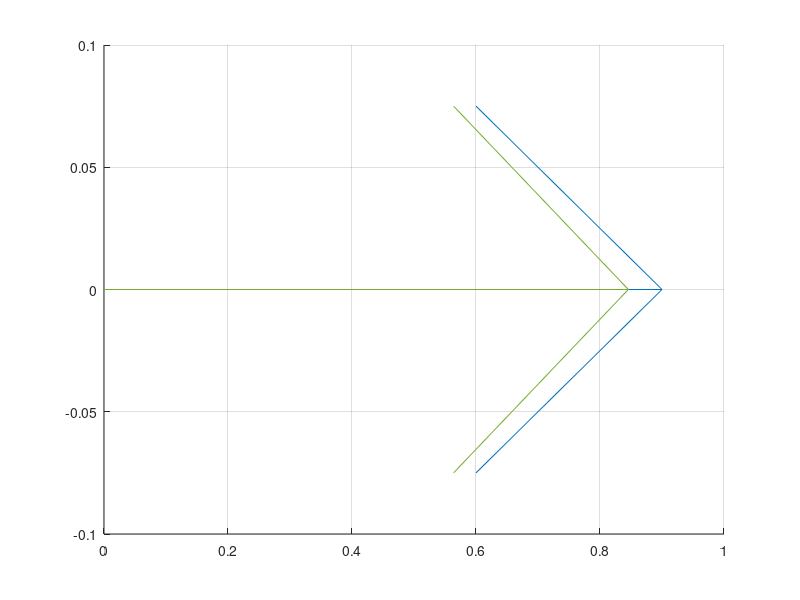

Recreate this plot in MATLAB.
clear; clc; close all;

rot = [0 -0.349029 0];
rad2deg(rot)
fwd = [1 0 0];
dir = [0.939705 0 0.341986];
force = [9397.05 0 3419.86];

rotang = acos(dot(fwd,dir)/(norm(fwd)*norm(dir)));
rad2deg(rotang)

hold on; grid on;
quiver3(0,0,0, fwd(1),fwd(2),fwd(3));
quiver3(0,0,0, dir(1),dir(2),dir(3));
hold off;





